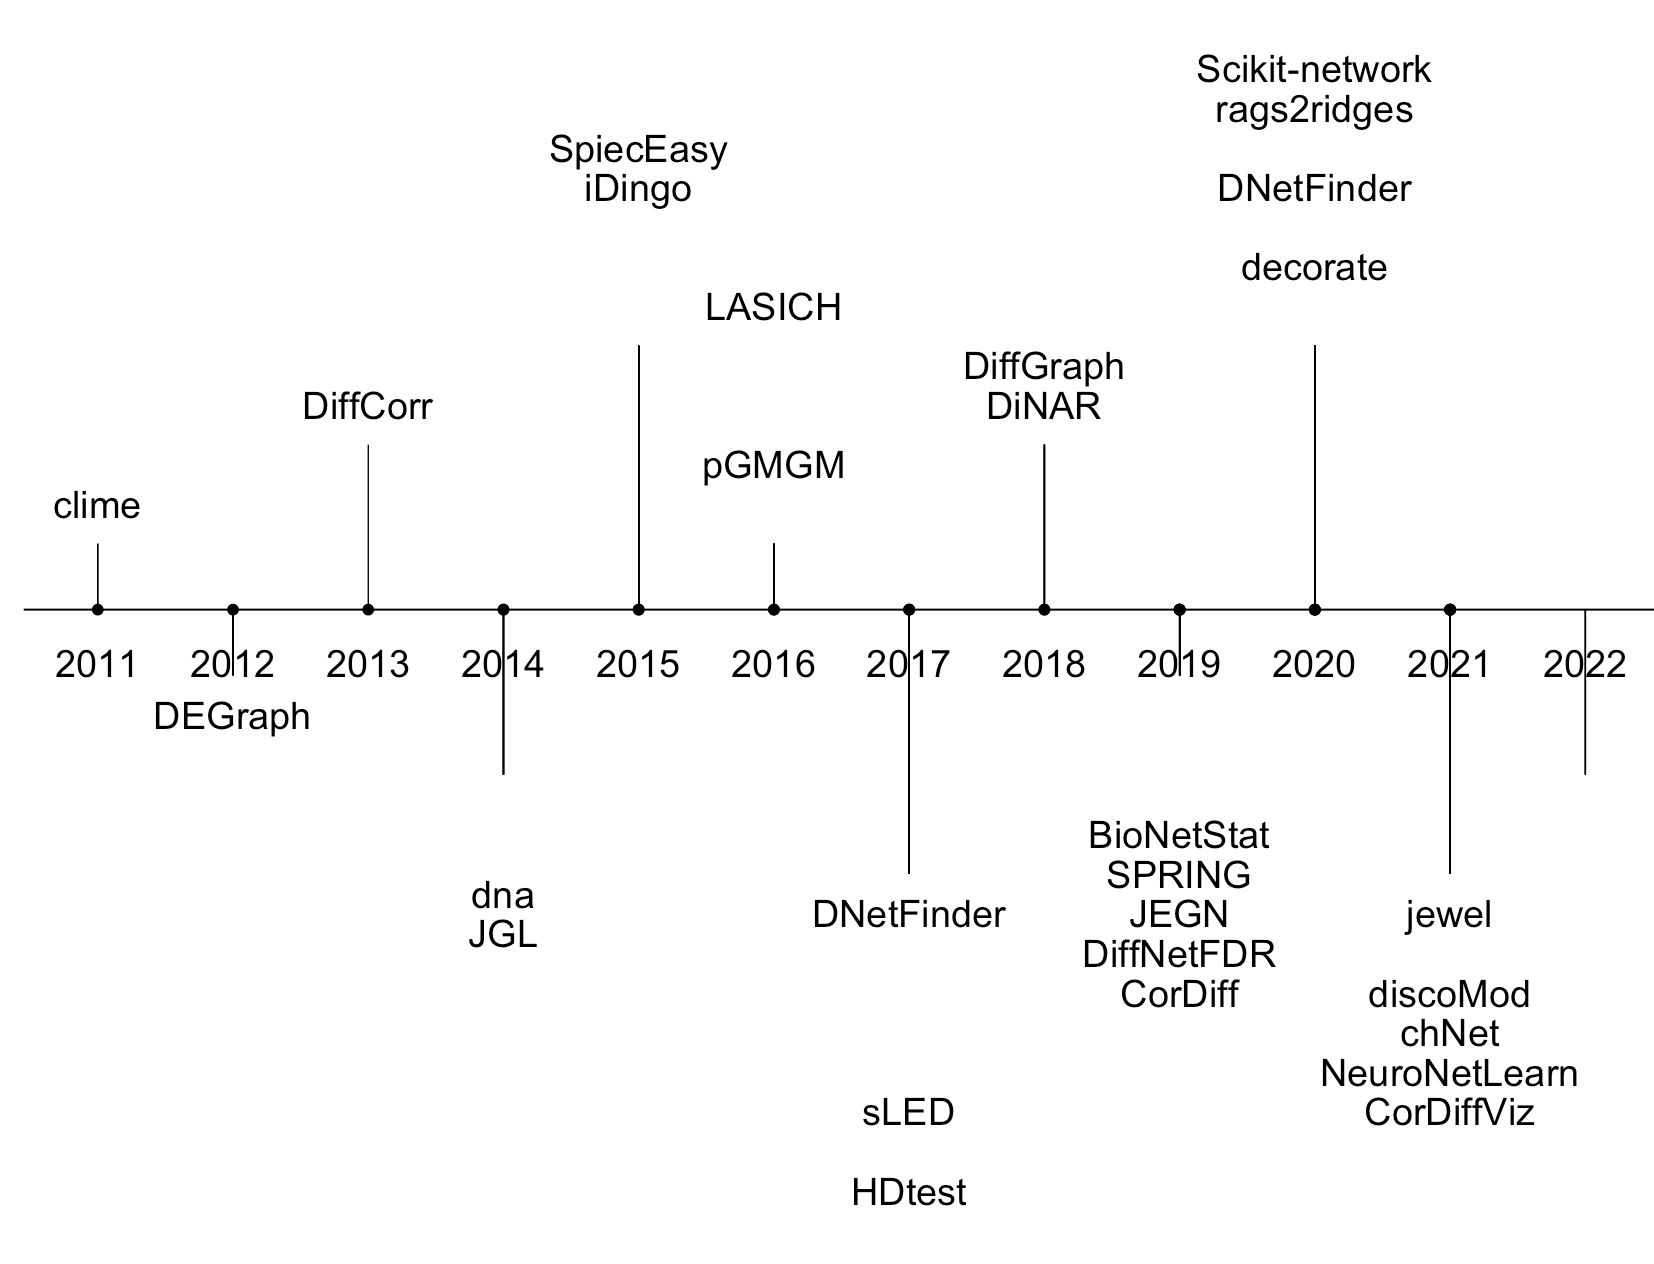

Write the R code that produced this figure.
library(tidyverse)

dat <- readxl::read_xlsx("master list.xlsx") %>%
  janitor::clean_names()

df <- dat %>% #select(year, bayes_frequentist, author) %>% 
  filter(year > 2010)



# Stacked barplot with multiple groups
ggplot(data=df, aes(x=year, fill=bayes_frequentist)) +
  geom_bar(stat="count")



# Or a fancier type

positions <- c(0.5, -0.5, 1.25, -1.25, 2, -2)
directions <- c(1, -1)

line_pos <- data.frame(
  "year"=unique(df$year),
  "position"=rep(positions, length.out=length(unique(df$year))),
  "direction"=rep(directions, length.out=length(unique(df$year)))
)

df <- merge(x=df, y=line_pos, by="year", all = TRUE)
df <- df[with(df, order(year, bayes_frequentist)), ]

head(df)

month_buffer <-0

month_date_range <- seq(min(df$year)-month_buffer, max(df$year)+month_buffer)
#month_format <- format(month_date_range, '%b')
month_df <- data.frame(month_date_range)

text_offset <- 0.3

df$year_count <- ave(df$year==df$year, df$year, FUN=cumsum)
df$text_position <- (df$year_count * text_offset * df$direction) + df$position
head(df)

timeline_plot<- df %>%
  filter(package == "Yes") %>%
  ggplot(aes(x=year,y=0, #col=bayes_frequentist, 
             label=software)) +
  #labs(col="Type") +
  #scale_color_manual(values=status_colors, labels=status_levels, drop = FALSE) +
  theme_classic() +
  # Plot horizontal black line for timeline
  geom_hline(yintercept=0, 
                              color = "black", size=0.3) +
# Plot vertical segment lines for milestones
  geom_segment(data=df, 
               aes(y=position,yend=0,xend=year), 
               color='black', size=0.2) +
# Plot scatter points at zero and date
  geom_point(aes(y=0), size=1) +
# Don't show axes, appropriately position legend
  theme(axis.line.y=element_blank(),
                                   axis.text.y=element_blank(),
                                   axis.title.x=element_blank(),
                                   axis.title.y=element_blank(),
                                   axis.ticks.y=element_blank(),
                                   axis.text.x =element_blank(),
                                   axis.ticks.x =element_blank(),
                                   axis.line.x =element_blank(),
                                   legend.position = "bottom"
) +
# Show text for each month
  geom_text(data=month_df, 
            aes(x=month_date_range,
                y=-0.3,label=month_date_range),
            size=4,vjust=1, color='black', angle=0) +
# Show text for each milestone
  geom_text(aes(y=text_position,label=software),size=4)
print(timeline_plot)
